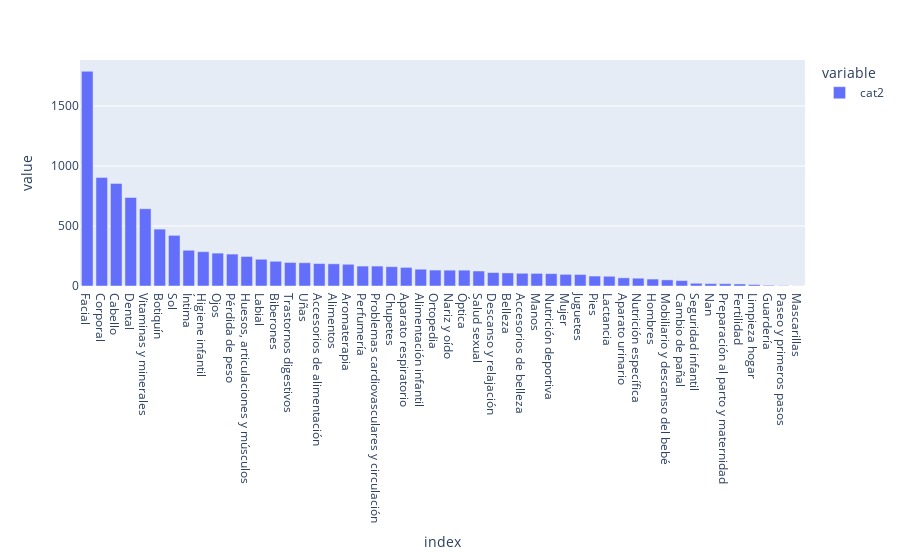

The cell this chart's notebook holds for it:
### Markdown cell above
Vemos que el *"pastel"* se lo reparten tres categorías principales, tal y como veníamos viendo de antes.

### Code cell
fig = px.bar(categories["cat2"].value_counts())
fig.show()

### Figure 1 — Plotly figure (JSON) as saved in the notebook; plotly's stock layout.template omitted (floating-point values rounded to 4 significant figures)
{"data": [{"alignmentgroup": "True", "hovertemplate": "variable=cat2<br>index=%{x}<br>value=%{y}<extra></extra>", "legendgroup": "cat2", "marker": {"color": "#636efa", "pattern": {"shape": ""}}, "name": "cat2", "offsetgroup": "cat2", "orientation": "v", "showlegend": true, "textposition": "auto", "type": "bar", "x": ["Facial", "Corporal", "Cabello", "Dental", "Vitaminas y minerales", "Botiquín", "Sol", "Íntima", "Higiene infantil", "Ojos", "Pérdida de peso", "Huesos, articulaciones y músculos", "Labial", "Biberones", "Trastornos digestivos", "Uñas", "Accesorios de alimentación", "Alimentos", "Aromaterapia", "Perfumería", "Problemas cardiovasculares y circulación", "Chupetes", "Aparato respiratorio", "Alimentación infantil", "Ortopedia", "Nariz y oído", "Óptica", "Salud sexual", "Descanso y relajación", "Belleza", "Accesorios de belleza", "Manos", "Nutrición deportiva", "Mujer", "Juguetes", "Pies", "Lactancia", "Aparato urinario", "Nutrición específica", "Hombres", "Mobiliario y descanso del bebé", "Cambio de pañal", "Seguridad infantil", "Nan", "Preparación al parto y maternidad", "Fertilidad", "Limpieza hogar", "Guardería", "Paseo y primeros pasos", "Mascarillas"], "xaxis": "x", "y": [1789, 905, 855, 738, 644, 474, 422, 298, 286, 274, 266, 246, 223, 206, 196, 194, 187, 185, 181, 166, 166, 161, 155, 140, 133, 132, 132, 125, 112, 109, 106, 105, 103, 97, 96, 83, 81, 68, 65, 58, 51, 45, 23, 20, 19, 17, 12, 6, 3, 1], "yaxis": "y"}], "layout": {"barmode": "relative", "legend": {"title": {"text": "variable"}, "tracegroupgap": 0}, "margin": {"t": 60}, "xaxis": {"anchor": "y", "domain": [0, 1], "title": {"text": "index"}}, "yaxis": {"anchor": "x", "domain": [0, 1], "title": {"text": "value"}}}}
